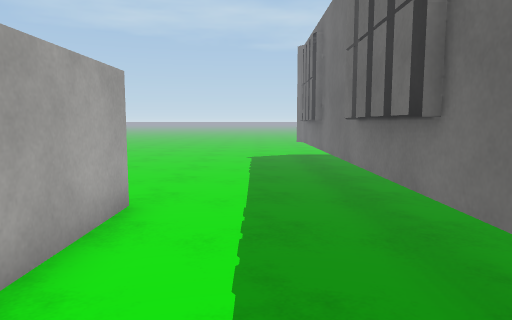
[1] (above)

17 first-person views from a walk through a scene from a Unity 3-D project. The camera is 1.3 m above the floor, tilts 6° down and sees 70° across. The floor is counted in squares, 1 m on a side. Each view is taken from the middle of a square. On the plan, view 1 faces up. The plan holds only what a view shows up to about 15 squares ahead; the rest is blank. The place goes on beyond the plan. The player character is not drawn. Door leaves are left out, so doorways stand open. Surface patterns are stand-ins for the level's own textures.

[2]
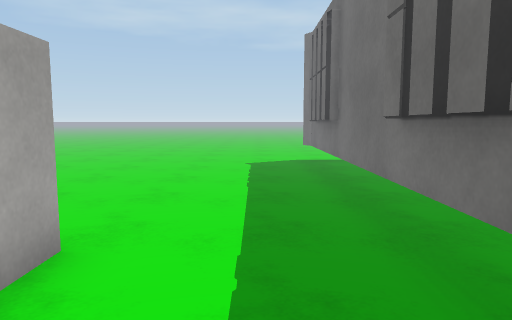

[3]
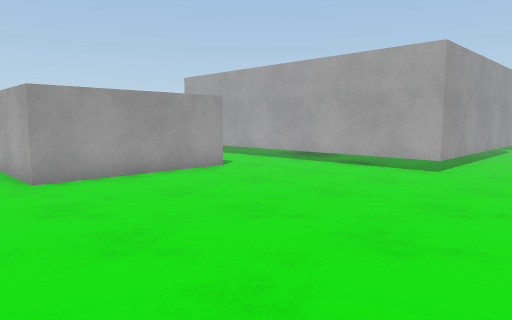

[4]
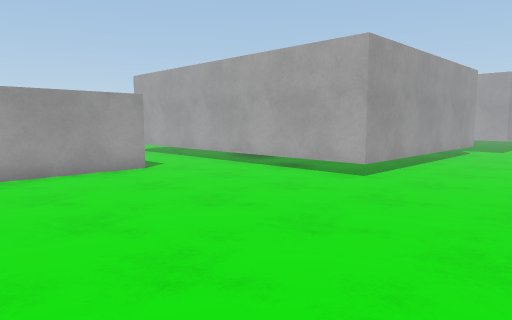

[5]
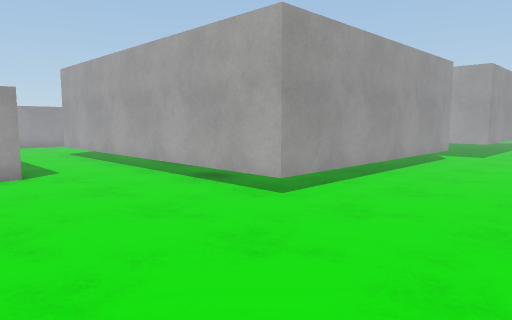

[6]
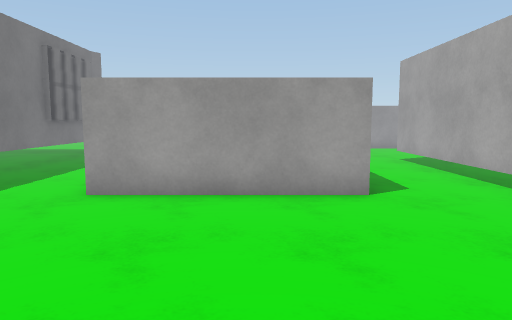

[7]
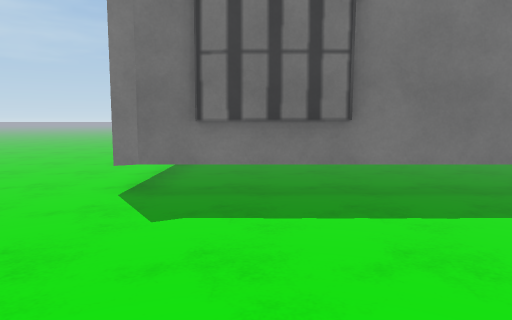

[8]
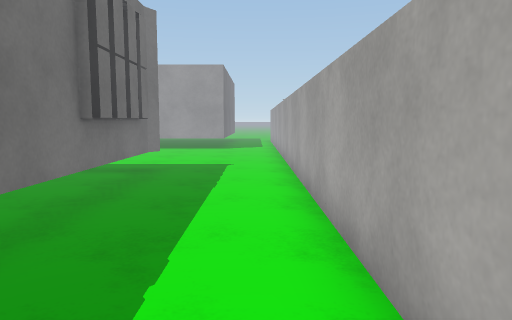

[9]
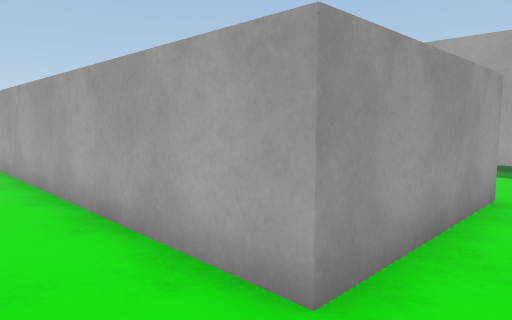

[10]
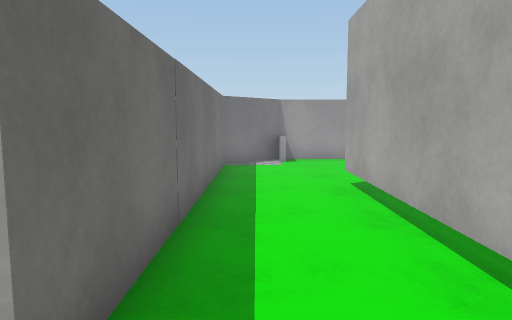

[11]
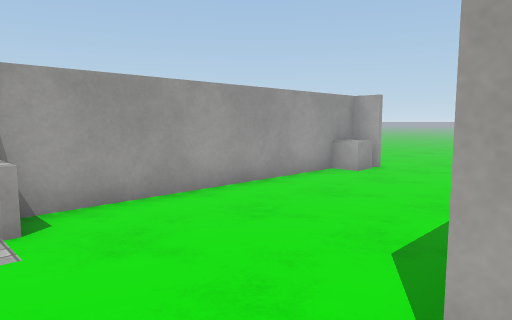

[12]
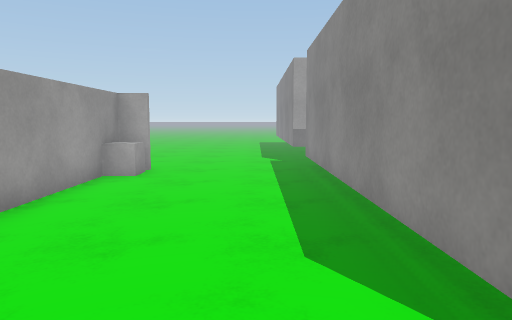

[13]
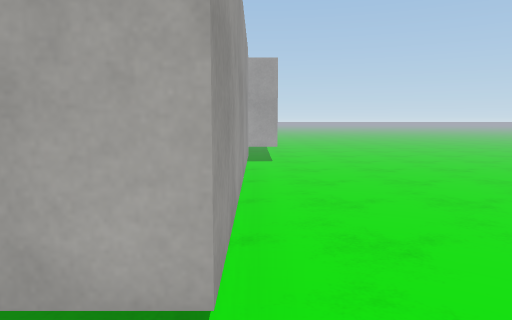

[14]
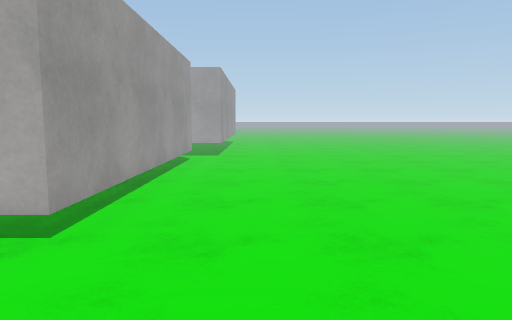

[15]
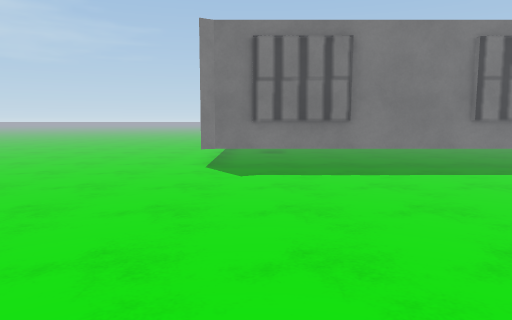

[16]
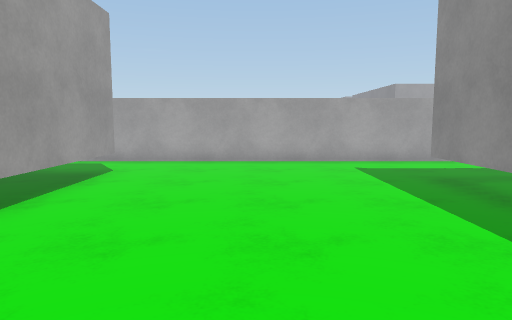

[17]
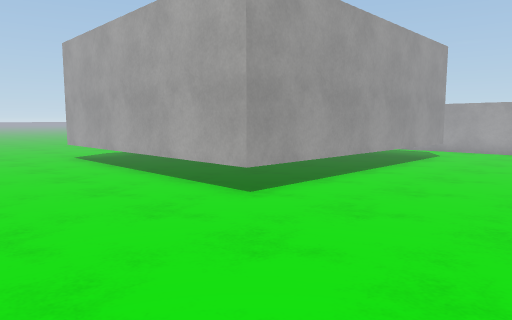

### Floor plan
Key: @ floor where view 1 was taken; # wall or solid block; . floor; ^ raised ledge; T thing the floor can be seen under or through.
Columns run from 18 left of view 1 to 15 right of it. Each row starts with its distance up from view 1.
 15 ......................
 14 ....................#
 13 ....................#
 12 ....................#
 11 #########...........#
 10         #...........#
  9         #...........#
  8         #...........#
  7         #...........#
  6         #..######...#
  5         #..######...#
  4         #..#    #...#
  3         #..#    #...#
  2         #..#    #...#
  1         #..#    #...#
  0 #########..#    #.@.#
 -1 ...........#    #...T
 -2 ...........     #...T
 -3 ...........#    #...T
 -4 ..........##    #...TTT
 -5 #^.......##     #........
 -6 #^########      #..........
 -7                 #..........      .
 -8                 #...............
 -9                 #................
-10                 #................
-11                 #................
-12                 #..##########....
-13                 #..         #....
-14                  ..         #....
-15                             #....
-16                             #...
-17                             #...
-18                             #...

Where each view was taken, in squares from view 1:
view 1: 0 up, 0 right, facing up
view 2: 2 up, 0 right, facing up
view 3: 14 up, 0 right, facing down-left
view 4: 15 up, 2 left, facing down-left
view 5: 15 up, 5 left, facing down-left
view 6: 12 up, 5 left, facing down
view 7: 12 up, 5 left, facing right
view 8: 6 up, 1 left, facing down
view 9: 7 up, 0 right, facing down-left
view 10: 7 up, 8 left, facing down
view 11: 0 up, 8 left, facing down-left
view 12: 2 down, 8 left, facing left
view 13: 11 up, 8 left, facing left
view 14: 13 up, 6 left, facing left
view 15: 13 up, 9 left, facing right
view 16: 8 down, 10 right, facing left
view 17: 7 down, 15 right, facing down-left
